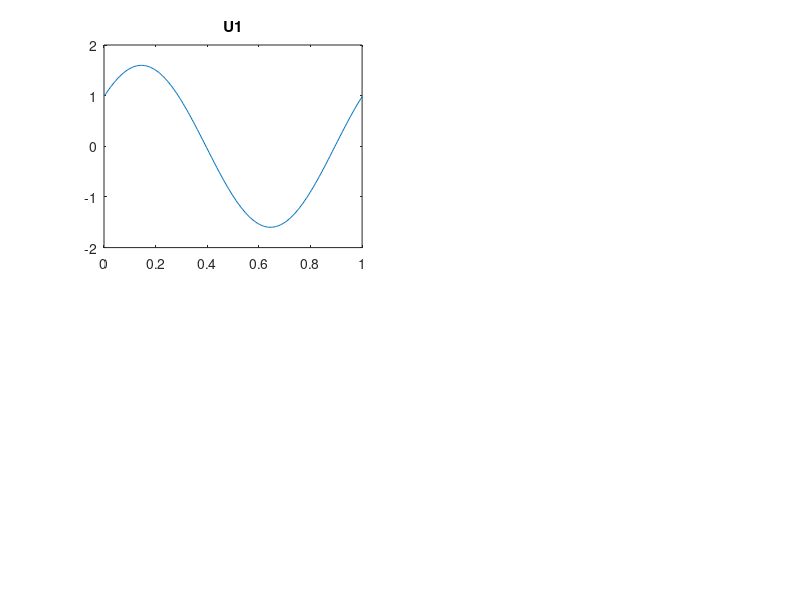

The MATLAB source for this figure:
function difference_fini()a=0;b=1;N = 200;dx = (b-a)/N;dt = 0.4; a = 0.5; for i=1:NU1(i) = 0;U2(i) = 0;U_e(i) = 0;end%Solution à l'instant initialx = linspace(0,1,N);U0 = cos(2*pi.*x);%Calcul et affichage de la solution exactefor i=1:N    if ( x(i) - a*dt > 0 )    U_e(i) = cos(2*pi*(x(i) - a*dt));    else    U_e(i) = 1;    endend%Solution à l'instant t=0.1%Schema décentrer à droiteU1(1)=U0(1);for i=2:NU1(i)= U0(i) - a*(dt/dx)*(U0(i)-U0(i-1));end%Schema décentrer à gaucheU2(N)=1;for i=1:N-1U2(i) = U0(i) - a*(dt/dx)*(U0(i+1)-U0(i));end%Schema centréU3(1)=U0(1);U3(N)=1;for i=2:N-1U3(i) = U0(i) - a*(dt/(2*dx))*(U0(i+1)-U0(i-1));endfiguresubplot(2,2,1)plot(x,U1)title('U1')%subplot(2,2,2)%plot(x,U2)%title('U2')%subplot(2,2,3)%plot(x,U3)%title('U3')%subplot(2,2,4)%plot(x,U_e)%title('U_e')end